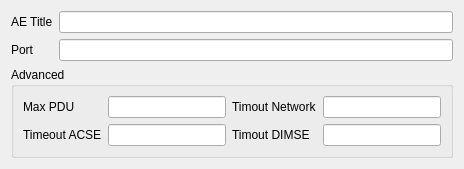
<?xml version="1.0" encoding="UTF-8"?>
<ui version="4.0">
 <class>Form</class>
 <widget class="QWidget" name="Form">
  <property name="geometry">
   <rect>
    <x>0</x>
    <y>0</y>
    <width>464</width>
    <height>155</height>
   </rect>
  </property>
  <property name="windowTitle">
   <string>Form</string>
  </property>
  <layout class="QFormLayout" name="formLayout">
   <item row="0" column="0">
    <widget class="QLabel" name="label">
     <property name="text">
      <string>AE Title</string>
     </property>
    </widget>
   </item>
   <item row="0" column="1">
    <widget class="QLineEdit" name="aeTitleFiled"/>
   </item>
   <item row="2" column="1">
    <widget class="QLineEdit" name="portFiled"/>
   </item>
   <item row="3" column="0" colspan="2">
    <widget class="QGroupBox" name="groupBox">
     <property name="title">
      <string>Advanced</string>
     </property>
     <layout class="QGridLayout" name="gridLayout">
      <item row="0" column="0">
       <widget class="QLabel" name="label_5">
        <property name="text">
         <string>Max PDU</string>
        </property>
       </widget>
      </item>
      <item row="0" column="1">
       <widget class="QLineEdit" name="maxPduField"/>
      </item>
      <item row="0" column="2">
       <widget class="QLabel" name="label_7">
        <property name="text">
         <string>Timout Network</string>
        </property>
       </widget>
      </item>
      <item row="0" column="3">
       <widget class="QLineEdit" name="networkTimeoutField"/>
      </item>
      <item row="1" column="0">
       <widget class="QLabel" name="label_8">
        <property name="text">
         <string>Timeout ACSE</string>
        </property>
       </widget>
      </item>
      <item row="1" column="1">
       <widget class="QLineEdit" name="ACSETimeoutField"/>
      </item>
      <item row="1" column="2">
       <widget class="QLabel" name="label_9">
        <property name="text">
         <string>Timout DIMSE</string>
        </property>
       </widget>
      </item>
      <item row="1" column="3">
       <widget class="QLineEdit" name="DIMSETimeoutField"/>
      </item>
     </layout>
     <zorder>label_8</zorder>
     <zorder>label_9</zorder>
     <zorder>label_5</zorder>
     <zorder>networkTimeoutField</zorder>
     <zorder>maxPduField</zorder>
     <zorder>DIMSETimeoutField</zorder>
     <zorder>ACSETimeoutField</zorder>
     <zorder>label_7</zorder>
    </widget>
   </item>
   <item row="2" column="0">
    <widget class="QLabel" name="label_2">
     <property name="text">
      <string>Port</string>
     </property>
    </widget>
   </item>
  </layout>
 </widget>
 <resources/>
 <connections/>
</ui>
